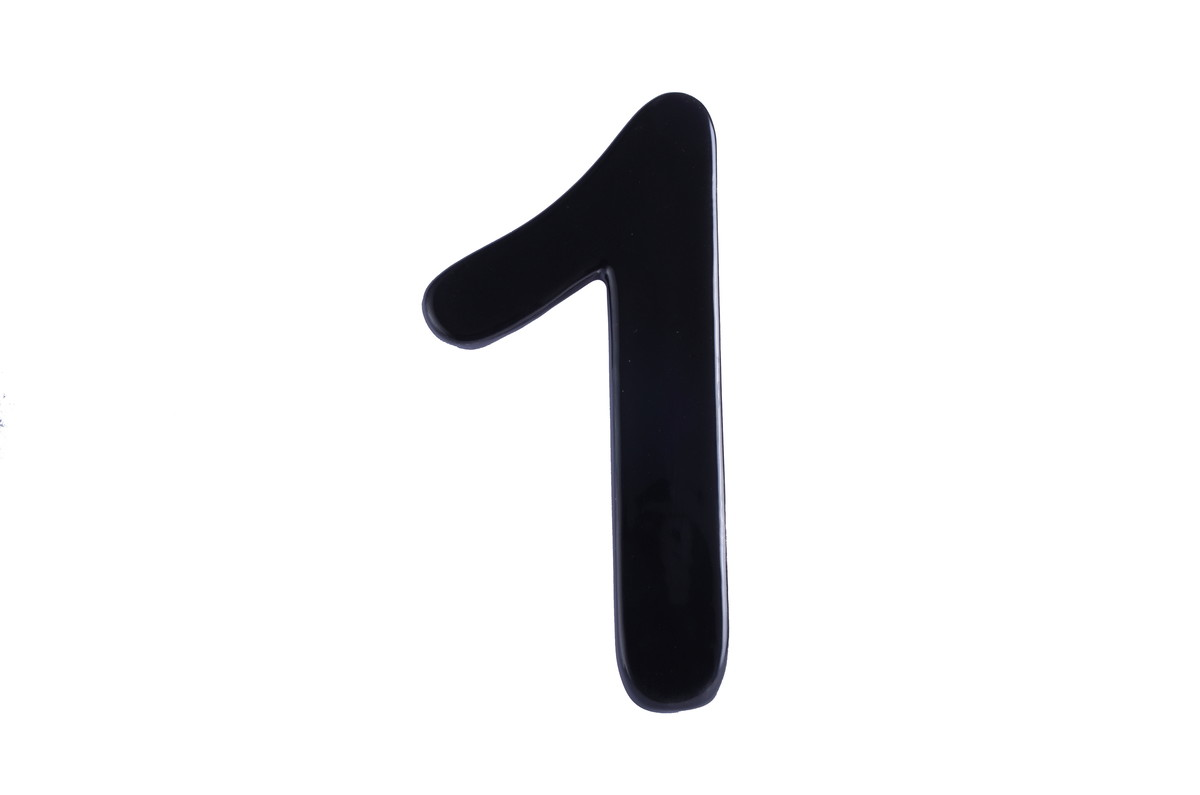
#> input picture DataScience2/number1/1.jpg, 1200 x 795 px; its folder holds only this picture in this run
$ python question1_3.py
#> lines starting #> are read from the running program, lines starting #| are printed output that depends on the picture; after the words box and inside, x2 and y2 are one past the last pixel; in counts of white or black regions, pixels touching at a corner belong together
import cv2
import numpy as np
import os
import matplotlib.pyplot as plt

ChainCode = []
SignalLenght = []
counter = 0
dim = (300,300)

def Recovery_Image(recovery_img, point, chainCode):
    if chainCode == 0:
        recovery_img[point[0] - 1, point[1]] = 255
        return (point[0] - 1, point[1])

    elif chainCode == 1:
        recovery_img[point[0], point[1] + 1] = 255
        return (point[0], point[1] + 1)

    elif chainCode == 2:
        recovery_img[point[0] + 1, point[1]] = 255
        return (point[0] + 1, point[1])

    elif chainCode == 3:
        recovery_img[point[0], point[1] - 1] = 255
        return (point[0], point[1] - 1)

    else:
        print('none')

def verifyNeighborhood(image, point, connectivity): #recebe imagem, ponto de referencia e a conectividade

    global counter
    if connectivity == 4:

        if image[point[0]-1, point[1]] == 255: #verifica se tem algum valor no ponto superior (255 para poder visualizar o numero)
            image[point[0] - 1, point[1]] = 0 #atribui o valor 0 (para visualização)
            ChainCode.append(0)
            SignalLenght.append(counter)
            counter = counter + 1
            return (point[0]-1,point[1])

        elif image[point[0], point[1]+1] == 255:
            image[point[0] , point[1]+1] = 0
            ChainCode.append(1)
            SignalLenght.append(counter)
            counter = counter + 1
            return (point[0],point[1]+1)

        elif image[point[0]+1, point[1]] == 255:
            image[point[0] + 1, point[1]] = 0
            ChainCode.append(2)
            SignalLenght.append(counter)
            counter = counter + 1
            return (point[0]+1,point[1])

        elif image[point[0], point[1]-1] == 255:
            image[point[0], point[1]-1] = 0
            ChainCode.append(3)
            SignalLenght.append(counter)
            counter = counter + 1
            return (point[0],point[1]-1)

        else:
            print('none')
    else:
        print(point)
def normalizeImage(v):
    v = (v - v.min()) / (v.max() - v.min())
    result = (v * 255).astype(np.uint8)
    return result

path='./number1/'

for r, d, f in os.walk(path):

    for filename in f:

        image = cv2.imread(os.path.join(path, filename))
#> image is the input picture: shape (795, 1200, 3); mean B, G, R 235.5, 234.8, 234.8
        image = cv2.resize(image, dim, interpolation=cv2.INTER_AREA)
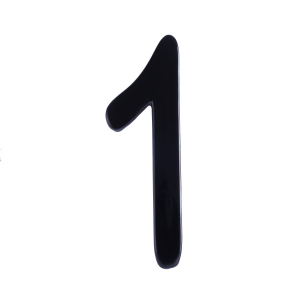
#> image: shape (300, 300, 3); mean B, G, R 235.5, 234.8, 234.8

        imageBin = 255 - image[:, :, 0]
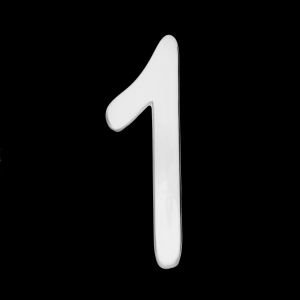
#> imageBin: shape (300, 300); min 0, max 239, mean 19.5

        newImg = np.zeros(np.shape(imageBin))
        kernel = np.ones((3, 3), np.uint8)

        newImg = normalizeImage((imageBin > 100) * 1)  # imagem só tem 0 e 1
#> in normalizeImage, `v = (v - v.min()) / (v.max() - v.min())`:
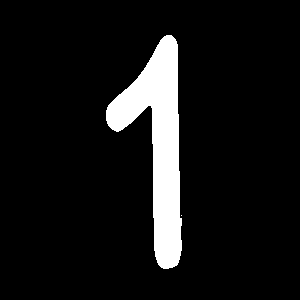
#> v: shape (300, 300) float64; values 0 (black) and 1 (white), 8.5% white; 2 white regions (1 under 20 px), largest, box (x1, y1, x2, y2) and area: (106, 35, 182, 269) 7668
        imgCopy = np.copy(newImg)
        imgPlot = np.zeros(np.shape(image))
        imgPlot[:, :, 0] = imgPlot[:, :, 1] = imgPlot[:, :, 2] = imgCopy

        newImg = cv2.dilate(newImg, kernel, iterations=1) - newImg
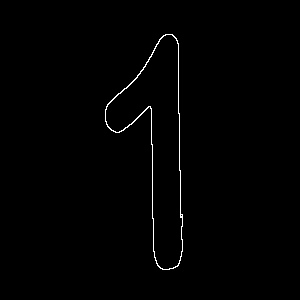
#> newImg: shape (300, 300); 0.76% white in thin lines or dots, all inside (x1, y1, x2, y2) = (105, 34, 183, 270)
        image = cv2.resize(image, dim, interpolation=cv2.INTER_AREA)

        max_xy = np.where(newImg == 255)
#> max_xy = 683 positions, rows 34 to 269, columns 105 to 182
        # print(max_xy[0][0] , max_xy[1][0])

        newImgRGB = np.zeros(np.shape(image))
        newImgRGB[:, :, 0] = newImgRGB[:, :, 1] = newImgRGB[:, :, 2] = newImg

        cv2.circle(newImgRGB, (max_xy[1][0], max_xy[0][0]), int(3), (0, 0, 255), 2)
#> newImgRGB: shape (300, 300, 3) float64; mean of channels 0, 1, 2 1.9, 1.9, 2.1

        startPoint = (max_xy[0][0], max_xy[1][0])
#> startPoint = (34, 165)

        point = verifyNeighborhood(newImg, startPoint, 4)
#> point = (34, 166)

        while (point != startPoint):
            cv2.circle(imgPlot, (point[1], point[0]), int(3), (0, 0, 255), 4)
#> imgPlot: shape (300, 300, 3) float64; mean of channels 0, 1, 2 21.6, 21.6, 21.9
            cv2.imshow('image', imgPlot)
            cv2.waitKey(1)

            cv2.circle(imgPlot, (point[1], point[0]), int(3), (0, 255, 255), 6)
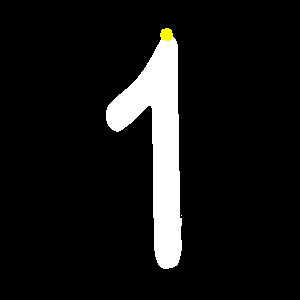
#> imgPlot: shape (300, 300, 3) float64; mean of channels 0, 1, 2 21.6, 22, 22; drawn as B, G, R
            point = verifyNeighborhood(newImg, point, 4)
#> point = (34, 167)

        recovery_img = np.zeros((500,500))
        current_point = (100, 170)
        for value in ChainCode:
            current_point = Recovery_Image(recovery_img, current_point, value)
            cv2.imshow('recovery image', recovery_img)
            cv2.waitKey(1)

        print('\n======================\nCódigo encontrado:\n', ChainCode, '\n======================')
        ChainCode = []

$ run again, on DataScience2/number1/1_5.jpg
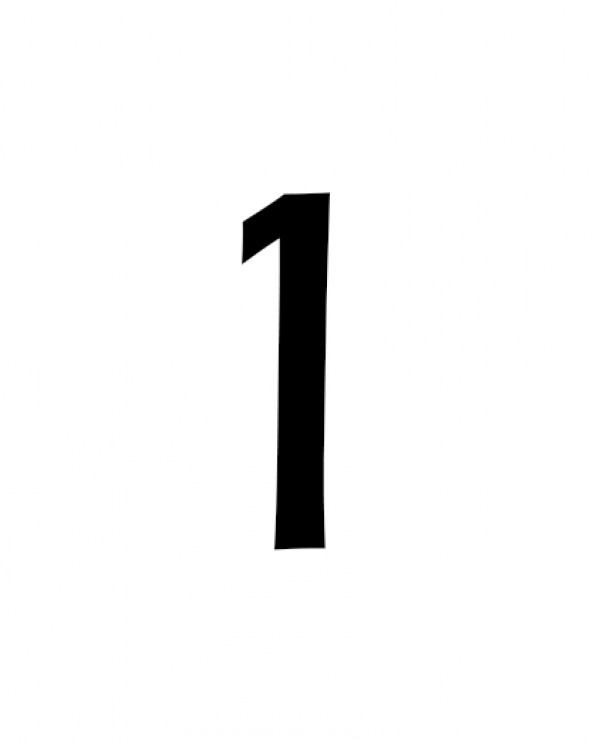
#> input picture DataScience2/number1/1_5.jpg, 600 x 744 px
#> image is the input picture: shape (744, 600, 3); min 0, max 255, mean 244.5
#> in normalizeImage, `v = (v - v.min()) / (v.max() - v.min())`:
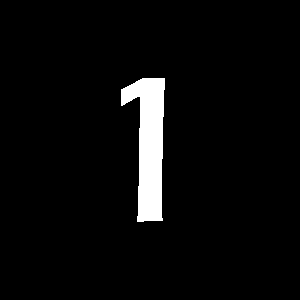
#> v: shape (300, 300) float64; values 0 (black) and 1 (white), 4.1% white; 1 white region, box (x1, y1, x2, y2) and area: (121, 78, 165, 222) 3734
#> newImg: shape (300, 300); 0.45% white in thin lines or dots, all inside (x1, y1, x2, y2) = (120, 77, 166, 223)
#> max_xy = 406 positions, rows 77 to 222, columns 120 to 165
#> startPoint = (77, 141)
#> `point = verifyNeighborhood(newImg, startPoint, 4)`: point = (77, 142)
#> `cv2.circle(imgPlot, (point[1], point[0]), int(3), (0, 255, 255), 6)`:
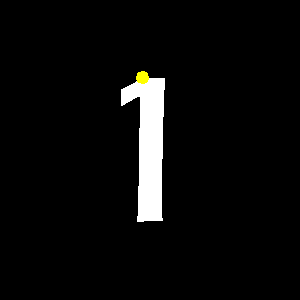
#> imgPlot: shape (300, 300, 3) float64; mean of channels 0, 1, 2 10.4, 10.8, 10.8; drawn as B, G, R
#> `point = verifyNeighborhood(newImg, point, 4)`: point = (77, 143)

$ run again, on DataScience2/number1/1_1.png
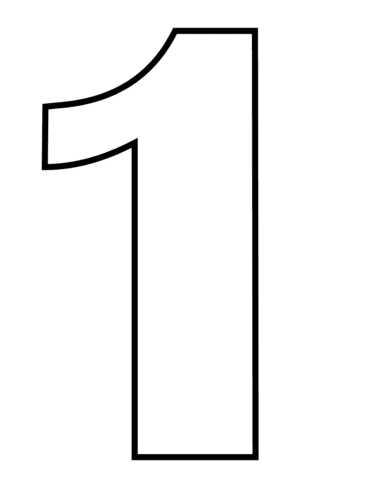
#> input picture DataScience2/number1/1_1.png, 371 x 480 px
#> image is the input picture: shape (480, 371, 3); min 0, max 255, mean 244.1
#> in normalizeImage, `v = (v - v.min()) / (v.max() - v.min())`:
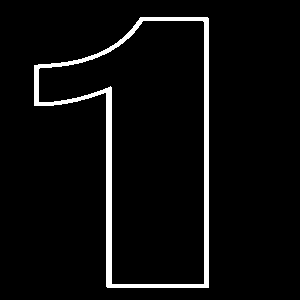
#> v: shape (300, 300) float64; values 0 (black) and 1 (white), 4.6% white; 1 white region, box (x1, y1, x2, y2) and area: (34, 17, 209, 288) 4173
#> newImg: shape (300, 300); 2% white in thin lines or dots, all inside (x1, y1, x2, y2) = (33, 16, 210, 289)
#> max_xy = 1806 positions, rows 16 to 288, columns 33 to 209
#> startPoint = (16, 139)
#> `point = verifyNeighborhood(newImg, startPoint, 4)`: point = (16, 140)
#> `cv2.circle(imgPlot, (point[1], point[0]), int(3), (0, 255, 255), 6)`:
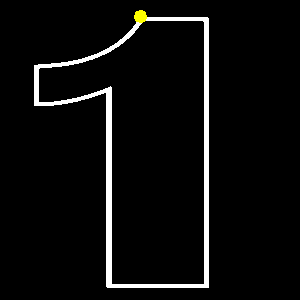
#> imgPlot: shape (300, 300, 3) float64; mean of channels 0, 1, 2 11.7, 12.1, 12.1; drawn as B, G, R
#> `point = verifyNeighborhood(newImg, point, 4)`: point = (16, 141)
